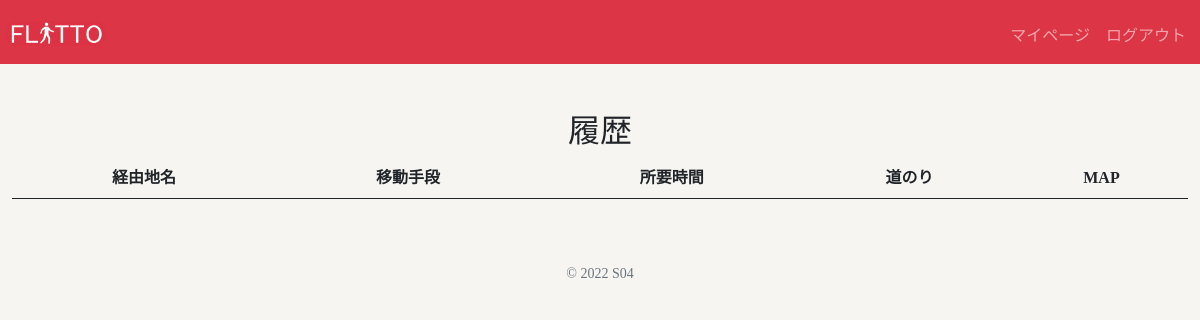
Page /history (signed in) on the earlier database version.
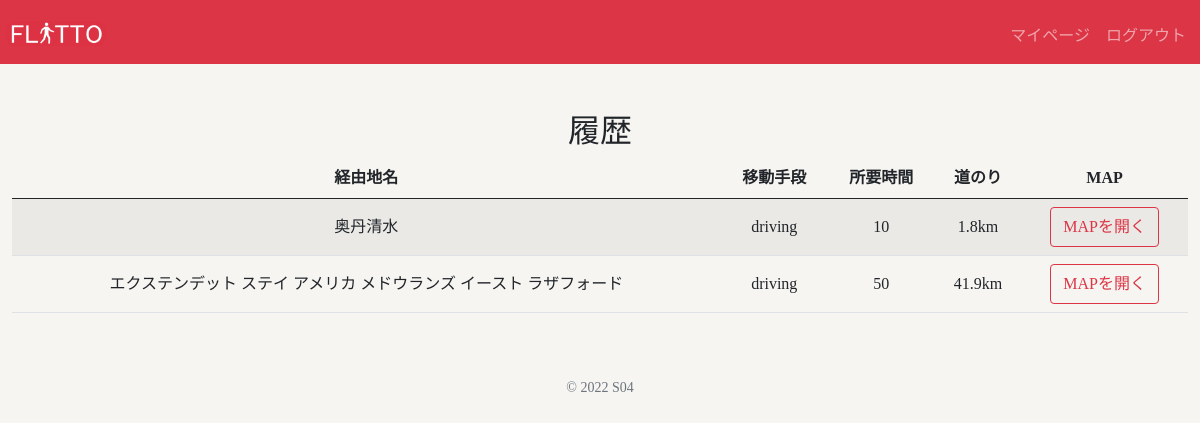
Same page on the later database version.
### tables this page shows
CREATE TABLE 'history' ('id' INTEGER PRIMARY KEY AUTOINCREMENT NOT NULL, 'userid' INTEGER NOT NULL,'url' TEXT NOT NULL, 'used_at' INTEGER NOT NULL,'required_at' TEXT NOT NULL, 'distance' INTEGER NOT NULL, 'way' TEXT NOT NULL, 'first' TEXT NOT NULL, 'second' TEXT NOT NULL);

### app.py (the view)
@app.route("/history")
def history():
    if request.method == "POST":
        means = request.form.get('means')
    else:
        means = "driving"
    history = db.execute("SELECT * FROM history WHERE userid=?",session['user_id'])
    return render_template("history.html", history = history)

### templates/history.html (shortened to what this page needs)
{% extends "layout.html" %}
{% block main %}
<table class="table table-striped">
    <h2>履歴</h2>
    <thead>
        <tr>
            <th>経由地名</th>
            <th>移動手段</th>
            <th>所要時間</th>
            <th>道のり</th>
            <th>MAP</th>
        </tr>
    </thead>
    <tbody>
        {% set a = namespace(cnt=0) %}
        {% for history in history %}
        <tr>
            <td>{{ history.second }}</td>
            <td>{{ history.way }}</td>
            <td>{{ history.required_at }}</td>
            <td>{{ history.distance }}km</td>
            <td><button onclick="location.href='{{ history.url }}'"
                class="btn btn-outline-danger">MAPを開く</button></td>
        </tr>
        {% set a.cnt = a.cnt + 1 %}
        {% endfor %}
    </tbody>
</table>
{% endblock %}

### templates/layout.html (shortened to what this page needs)
<!DOCTYPE html>
<html>
<head>
    <link rel="stylesheet" href="../static/css/style.css">
    <link rel="stylesheet" href="../static/css/style_index.css">
    <link rel="stylesheet" href="../static/css/via_style.css">
    <link href="https://cdn.jsdelivr.net/npm/bootstrap@5.0.2/dist/css/bootstrap.min.css" rel="stylesheet">
</head>
    <body class="body">
        <nav class="navbar navbar-expand-md navbar-dark bg-danger">
            {% if session["user_id"] %}
            <a class="navbar-brand" href="/"><img src="static/img/map_logo.png"></a>
            <div class="navbar-collapse collapse justify-content-stretch" id="navbar">
                <ul class="navbar-nav ms-auto mt-2">
                    <li class="nav-item"><a class="nav-link" href="/mypage">マイページ</a></li>
                    <li class="nav-item"><a class="nav-link" href="/logout">ログアウト</a></li>
                </ul>
            </div>
            {% endif %}
        </nav>
        <main class="container-fluid py-5 text-center">
            {% block main %}{% endblock %}
        </main>
        <footer class="mb-5 small text-center text-muted" id="footer">
            &copy; 2022 S04
        </footer>
    </body>
</html>

### static/css/style.css (style rules this page uses)
.body { font-family: "筑紫B丸ゴシック", "ヒラギノ丸ゴ ProN"; background-color: #F7F5F2; margin:0; padding:0; }
.navbar { background-color: #; padding:0 0.5vw; }
.navbar-brand img { width:100px; margin:0.15vw 0; }
.table td { vertical-align: middle; }

### static/css/style_index.css (style rules this page uses)
.btn { color: #ffffff; padding: 0em 1em; height: 2.5rem; border-radius: 0.3rem; border: #F56D91; background-color: #F56D91; }
img { border-radius:0.75vw; }

Differences in the rows shown:
added history: second "奥丹清水", way "driving", required_at "10", distance "1.8"
added history: second "エクステンデット ステイ アメリカ メドウランズ イースト ラザフォード", way "driving", required_at "50", distance "41.9"
